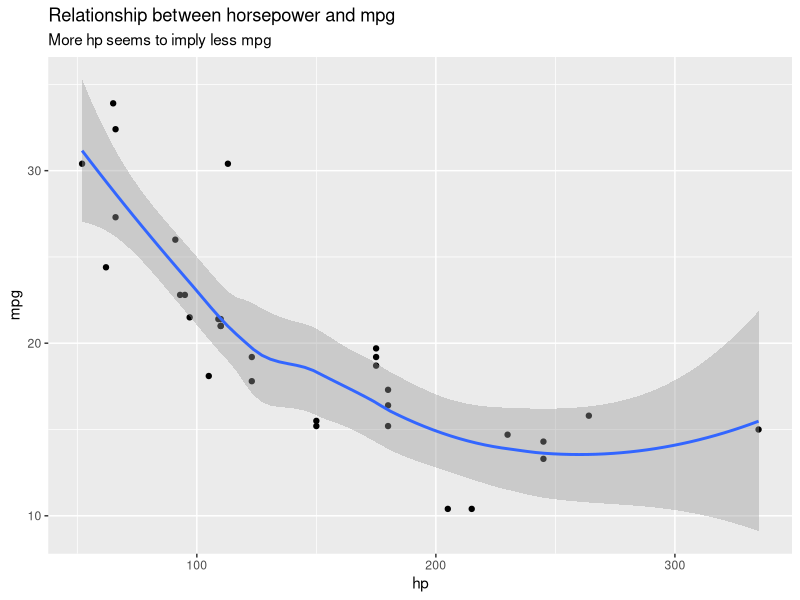
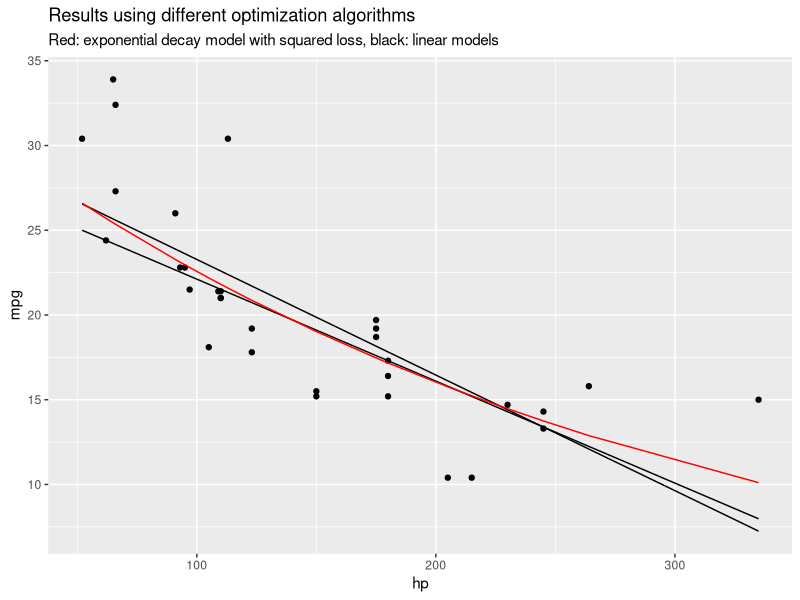

The R script that drew these images, in order:
## ---- chunk 1
library(ggplot2)
mtcars
## ---- chunk 2
ggplot(mtcars, aes(x = hp, y = mpg)) +
  geom_point() +
  geom_smooth() +
  labs(title = "Relationship between horsepower and mpg",
       subtitle = "More hp seems to imply less mpg")
## ---- chunk 3
empirical_risk = function(loss_fun, y, yhat) {
  mean(loss_fun(y, yhat))
}

squared_loss = function(y, yhat) (y - yhat)^2

optim_wrapper = function(params) {
  
  empirical_risk(squared_loss, y = mtcars$mpg, yhat = params[1] + params[2]*mtcars$hp)
  
}

par_loss_sqrt = optim(par = c(0,0), fn = optim_wrapper)
par_loss_sqrt
## ---- chunk 4
lm(mpg ~ hp, data = mtcars)
## ---- chunk 5
absolute_loss = function(y, yhat) abs(y - yhat)

optim_wrapper = function(params) {
  
  empirical_risk(absolute_loss, y = mtcars$mpg, yhat = params[1] + params[2]*mtcars$hp)
  
}

par_loss_abs = optim(par = c(0,0), fn = optim_wrapper)
par_loss_abs
## ---- chunk 6
optim_wrapper = function(params) {
  
  empirical_risk(squared_loss, y = mtcars$mpg, yhat = params[1]*exp(params[2]*mtcars$hp))
  
}

par_custom = optim(par = c(0, 0), fn = optim_wrapper, method = "SANN", control = list(maxit = 800000))
par_custom
## ---- chunk 7
df_plot = data.frame(mpg = mtcars$mpg, 
                     hp = mtcars$hp,
                     yhat_sqrt = par_loss_sqrt$par[1] + par_loss_sqrt$par[2] * mtcars$hp,
                     yhat_abs = par_loss_abs$par[1] + par_loss_abs$par[2] * mtcars$hp,
                     yhat_cust = par_custom$par[1]*exp(par_custom$par[2] * mtcars$hp)
                    )

ggplot(df_plot, aes(x  = hp, y = mpg)) +
  geom_point() +
  geom_line(aes(y = yhat_sqrt)) + 
  geom_line(aes(y = yhat_abs)) +
  geom_line(aes(y = yhat_cust), color = "red") +
  labs(title = "Results using different optimization algorithms",
       subtitle = "Red: exponential decay model with squared loss, black: linear models")
